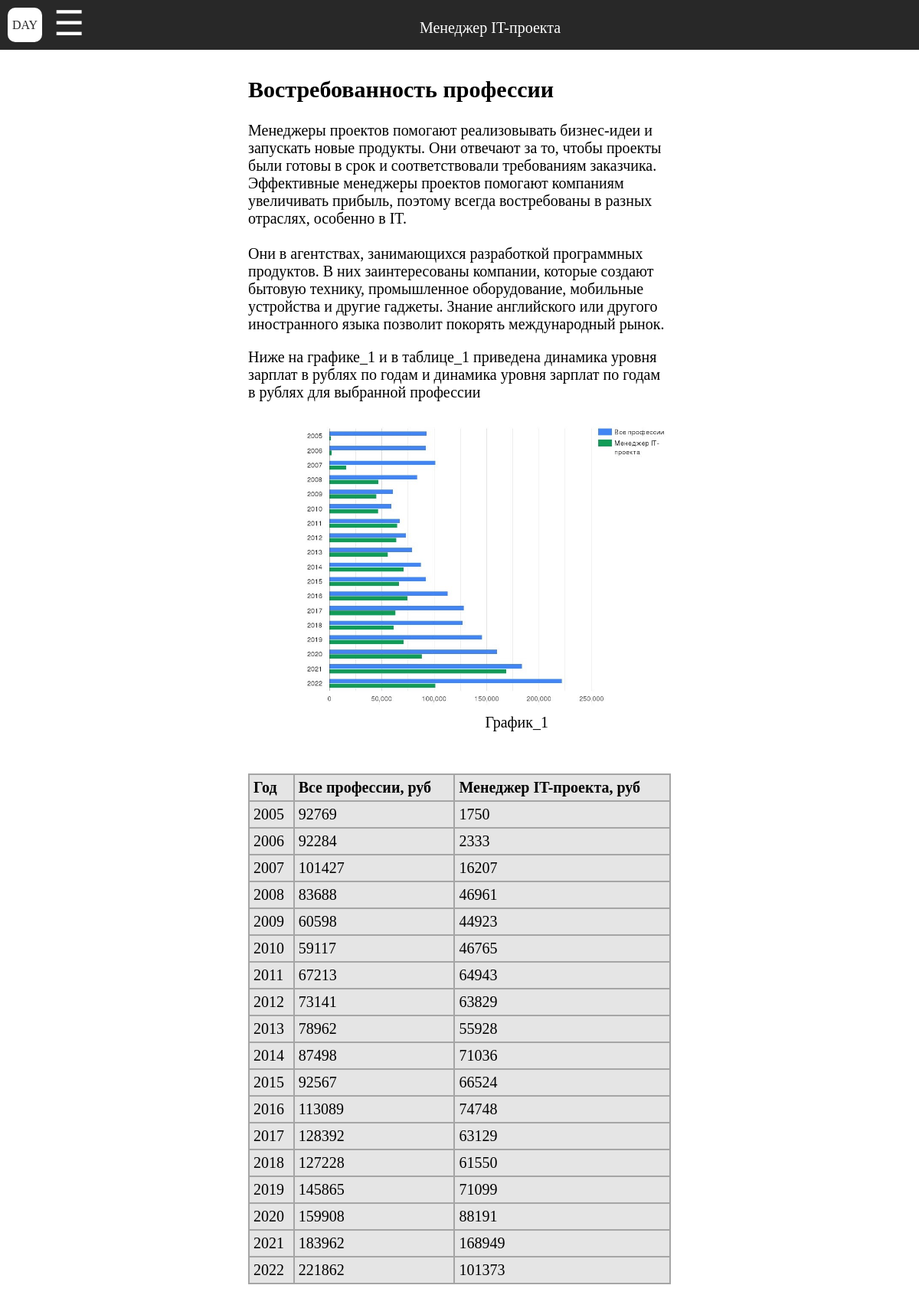
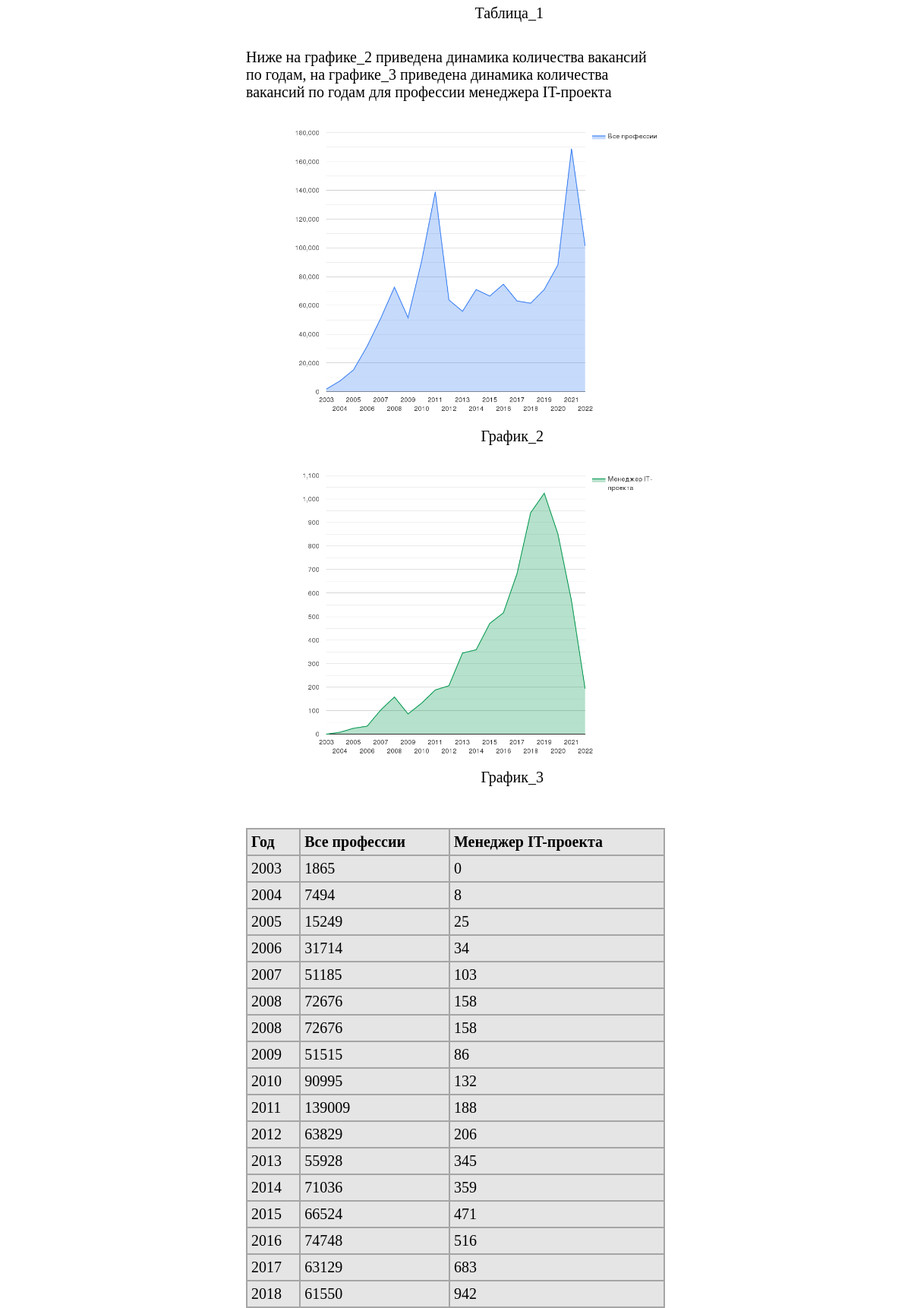
The app's page /demand (upper part) with its own data (2 pictures, top to bottom).
### main/models.py (models this page shows, shortened)
class Salaries_in_year(models.Model):
    year = models.CharField('Год', max_length=4)
    all_professions = models.IntegerField('Доход всех профессий')
    it_manager = models.IntegerField('Доход менеджера IT-проекта')
    class Meta:
        verbose_name = 'доход по году'
        verbose_name_plural = 'доход по годам'

class Vacancies_in_year(models.Model):
    year = models.CharField('Год', max_length=4)
    all_professions = models.IntegerField('Доля всех профессий')
    it_manager = models.IntegerField('Доля менеджера IT-проекта')
    class Meta:
        verbose_name = 'количества вакансий по году'
        verbose_name_plural = 'количества вакансий по годам'

### main/views.py (the view)
# urls.py: path('demand', include('main.urls')),
def demand(request):
    data_sal = Salaries_in_year.objects.all()
    data_vac = Vacancies_in_year.objects.all()
    template = loader.get_template('main/demand.html')
    context = {
        'x': data_sal,
        'y': data_vac,
    }
    return HttpResponse(template.render(context, request))

### main/templates/main/demand.html (shortened to what this page needs)
{% extends 'main/base.html' %}
{% load static %}
{% block content %}
<div class="container">
	<h2>Востребованность профессии</h2>
	<p>Менеджеры проектов помогают реализовывать бизнес-идеи и запускать новые продукты. Они отвечают за то, чтобы проекты были готовы в срок и соответствовали требованиям заказчика. Эффективные менеджеры проектов помогают компаниям увеличивать прибыль, поэтому всегда востребованы в разных отраслях, особенно в IT. <br><br>
	Они в агентствах, занимающихся разработкой программных продуктов. В них заинтересованы компании, которые создают бытовую технику, промышленное оборудование, мобильные устройства и другие гаджеты. Знание английского или другого иностранного языка позволит покорять международный рынок.</p>
	<p>Ниже на графике_1 и в таблице_1 приведена динамика уровня зарплат в рублях по годам и динамика уровня зарплат по годам в рублях для выбранной профессии</p>
	<div class="chart__container">
		<img src=" {% static 'main/img/chart_sal.png' %}">
		<p align="right">График_1</p>
	</div>
	<div class="table__section">
		<table>
			<tr><th> Год </th><th> Все профессии, руб </th><th> Менеджер IT-проекта, руб </th></tr>
			{% for item in x %}
				<tr><td> {{ item.year }} </td>
					<td> {{ item.all_professions }} </td>
					<td> {{ item.it_manager }} </td></tr>
			{% endfor %}
		</table>
		<p align="right">Таблица_1</p>
	</div>
	<p>Ниже на графике_2 приведена динамика количества вакансий по годам, на графике_3 приведена динамика количества вакансий по годам для профессии менеджера IT-проекта</p>
	<div class="chart__container">
		<img src=" {% static 'main/img/chart_count_all.png' %}">
		<p align="right">График_2</p>
	</div>
	<div class="chart__container">
		<img src=" {% static 'main/img/chart_count_it.png' %}">
		<p align="right">График_3</p>
	</div>
	<div class="table__section">
		<table>
			<tr><th> Год </th>
				<th> Все профессии </th>
				<th> Менеджер IT-проекта </th>
			</tr>
			{% for item in y %}
				<tr>
					<td> {{ item.year }} </td>
					<td> {{ item.all_professions }} </td>
					<td> {{ item.it_manager }} </td>
				</tr>
			{% endfor %}
		</table>
	</div>
</div>
{% endblock %}

### main/static/main/css/style.css (style rules this page uses)
body { margin: 0px; padding: 0px; }
.container { padding-top: 75px; margin-left:27%; margin-right:27%; height: 100%; font-size: 20px; }
.container img { max-width: 100%; margin-right: auto; margin-left: auto; display: block; }
.chart__container p { padding-right: 160px; padding-bottom: 15px; margin: 0; }
.table__section p { padding-right: 160px; padding-bottom: 15px; margin-top: 20px; }
table { width:100%; background:#A5A5A5; color:#000; margin-top: 40px; }
table th, td { background:#E5E5E5; padding: 5px; text-align: left; width: auto; }

### records on screen
Salaries_in_year: year "2005", all_professions "92769", it_manager "1750"
Salaries_in_year: year "2006", all_professions "92284", it_manager "2333"
Salaries_in_year: year "2007", all_professions "101427", it_manager "16207"
Salaries_in_year: year "2008", all_professions "83688", it_manager "46961"
Salaries_in_year: year "2009", all_professions "60598", it_manager "44923"
Salaries_in_year: year "2010", all_professions "59117", it_manager "46765"
Salaries_in_year: year "2011", all_professions "67213", it_manager "64943"
Salaries_in_year: year "2012", all_professions "73141", it_manager "63829"
Salaries_in_year: year "2013", all_professions "78962", it_manager "55928"
Salaries_in_year: year "2014", all_professions "87498", it_manager "71036"
Salaries_in_year: year "2015", all_professions "92567", it_manager "66524"
Salaries_in_year: year "2016", all_professions "113089", it_manager "74748"
Salaries_in_year: year "2017", all_professions "128392", it_manager "63129"
Salaries_in_year: year "2018", all_professions "127228", it_manager "61550"
Salaries_in_year: year "2019", all_professions "145865", it_manager "71099"
Salaries_in_year: year "2020", all_professions "159908", it_manager "88191"
Salaries_in_year: year "2021", all_professions "183962", it_manager "168949"
Salaries_in_year: year "2022", all_professions "221862", it_manager "101373"
Vacancies_in_year: year "2003", all_professions "1865", it_manager "0"
Vacancies_in_year: year "2004", all_professions "7494", it_manager "8"
Vacancies_in_year: year "2005", all_professions "15249", it_manager "25"
Vacancies_in_year: year "2006", all_professions "31714", it_manager "34"
Vacancies_in_year: year "2007", all_professions "51185", it_manager "103"
Vacancies_in_year: year "2008", all_professions "72676", it_manager "158"
Vacancies_in_year: year "2008", all_professions "72676", it_manager "158"
Vacancies_in_year: year "2009", all_professions "51515", it_manager "86"
Vacancies_in_year: year "2010", all_professions "90995", it_manager "132"
Vacancies_in_year: year "2011", all_professions "139009", it_manager "188"
Vacancies_in_year: year "2012", all_professions "63829", it_manager "206"
Vacancies_in_year: year "2013", all_professions "55928", it_manager "345"
Vacancies_in_year: year "2014", all_professions "71036", it_manager "359"
Vacancies_in_year: year "2015", all_professions "66524", it_manager "471"
Vacancies_in_year: year "2016", all_professions "74748", it_manager "516"
Vacancies_in_year: year "2017", all_professions "63129", it_manager "683"
Vacancies_in_year: year "2018", all_professions "61550", it_manager "942"
